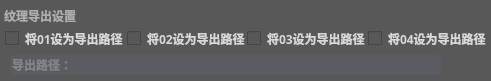
          <widget class="QFrame" name="frame_11">
           <property name="geometry">
            <rect>
             <x>10</x>
             <y>500</y>
             <width>491</width>
             <height>81</height>
            </rect>
           </property>
           <property name="styleSheet">
            <string notr="true">color: rgb(174, 174, 174);
background-color: rgb(88, 88, 88);
border-radius:5px;
</string>
           </property>
           <property name="frameShape">
            <enum>QFrame::StyledPanel</enum>
           </property>
           <property name="frameShadow">
            <enum>QFrame::Raised</enum>
           </property>
           <widget class="QLineEdit" name="lineEdit_CustomPath">
            <property name="geometry">
             <rect>
              <x>10</x>
              <y>55</y>
              <width>431</width>
              <height>20</height>
             </rect>
            </property>
            <property name="font">
             <font>
              <family>Yu Gothic UI Semilight</family>
              <weight>75</weight>
              <bold>true</bold>
             </font>
            </property>
            <property name="styleSheet">
             <string notr="true">background-color: rgb(90, 92, 97);
border:none;</string>
            </property>
            <property name="placeholderText">
             <string>导出路径：</string>
            </property>
           </widget>
           <widget class="QLabel" name="label_8">
            <property name="geometry">
             <rect>
              <x>4</x>
              <y>0</y>
              <width>81</width>
              <height>31</height>
             </rect>
            </property>
            <property name="font">
             <font>
              <family>微软雅黑</family>
              <weight>75</weight>
              <bold>true</bold>
             </font>
            </property>
            <property name="text">
             <string>纹理导出设置</string>
            </property>
           </widget>
           <widget class="QCheckBox" name="checkBox_Use01Path">
            <property name="geometry">
             <rect>
              <x>5</x>
              <y>23</y>
              <width>121</width>
              <height>31</height>
             </rect>
            </property>
            <property name="font">
             <font>
              <family>微软雅黑</family>
              <pointsize>9</pointsize>
              <weight>75</weight>
              <bold>true</bold>
             </font>
            </property>
            <property name="styleSheet">
             <string notr="true">color: rgb(217, 217, 217);</string>
            </property>
            <property name="text">
             <string>将01设为导出路径</string>
            </property>
            <property name="tristate">
             <bool>false</bool>
            </property>
           </widget>
           <widget class="QCheckBox" name="checkBox_Use02Path">
            <property name="geometry">
             <rect>
              <x>127</x>
              <y>23</y>
              <width>121</width>
              <height>31</height>
             </rect>
            </property>
            <property name="font">
             <font>
              <family>微软雅黑</family>
              <pointsize>9</pointsize>
              <weight>75</weight>
              <bold>true</bold>
             </font>
            </property>
            <property name="styleSheet">
             <string notr="true">color: rgb(217, 217, 217);</string>
            </property>
            <property name="text">
             <string>将02设为导出路径</string>
            </property>
           </widget>
           <widget class="QCheckBox" name="checkBox_Use03Path">
            <property name="geometry">
             <rect>
              <x>247</x>
              <y>23</y>
              <width>121</width>
              <height>31</height>
             </rect>
            </property>
            <property name="font">
             <font>
              <family>微软雅黑</family>
              <pointsize>9</pointsize>
              <weight>75</weight>
              <bold>true</bold>
             </font>
            </property>
            <property name="styleSheet">
             <string notr="true">color: rgb(217, 217, 217);</string>
            </property>
            <property name="text">
             <string>将03设为导出路径</string>
            </property>
           </widget>
           <widget class="QCheckBox" name="checkBox_Use04Path">
            <property name="geometry">
             <rect>
              <x>368</x>
              <y>23</y>
              <width>121</width>
              <height>31</height>
             </rect>
            </property>
            <property name="font">
             <font>
              <family>微软雅黑</family>
              <pointsize>9</pointsize>
              <weight>75</weight>
              <bold>true</bold>
             </font>
            </property>
            <property name="styleSheet">
             <string notr="true">color: rgb(217, 217, 217);</string>
            </property>
            <property name="text">
             <string>将04设为导出路径</string>
            </property>
           </widget>
           <widget class="QPushButton" name="pushButton_CustomPath">
            <property name="geometry">
             <rect>
              <x>450</x>
              <y>60</y>
              <width>32</width>
              <height>16</height>
             </rect>
            </property>
            <property name="styleSheet">
             <string notr="true">QPushButton:hover{
padding-bottom:5px;
}

QPushButton:pressed{
padding-left:5px;
padding-top:5px;
}</string>
            </property>
            <property name="text">
             <string/>
            </property>
            <property name="icon">
             <iconset resource="纹理混合工具Icon图集.qrc">
              <normaloff>:/Icon/Icon/more_480px2.png</normaloff>:/Icon/Icon/more_480px2.png</iconset>
            </property>
           </widget>
          </widget>
